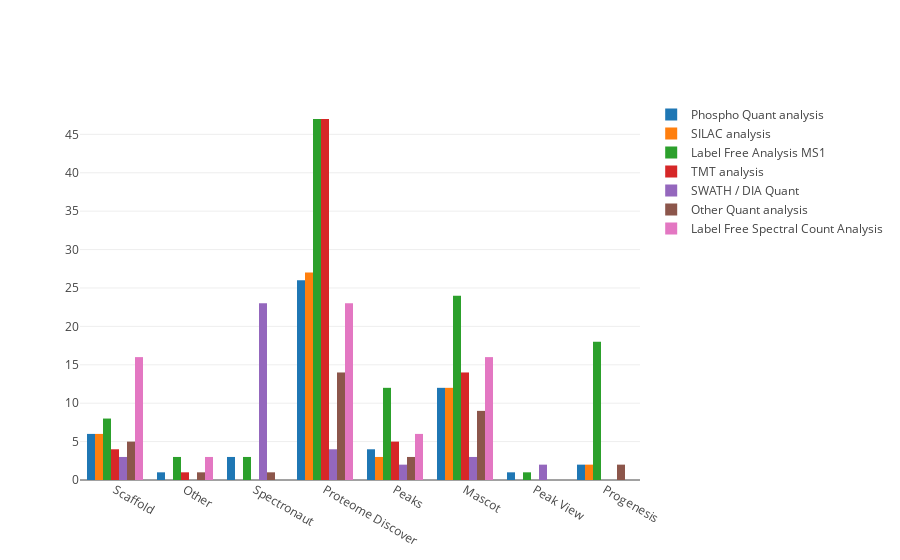

Source (notebook cell):
### Markdown cell above
## Which commercial software do you use for your Quant Analysis

These plots will show the usage of Quantification software (Commercial software).

### Code cell
question = "Which commercial software do you use for your Quant Analysis"
data = get_multioption_bar_data(data_df, question)
layout = go.Layout(barmode='group')
fig = go.Figure(data=data, layout=layout)
iplot(fig, filename='grouped-bar')

### Figure 1 — Plotly figure (JSON) as saved in the notebook; plotly's stock layout.template omitted (floating-point values rounded to 4 significant figures)
{"data": [{"name": "Phospho Quant analysis", "type": "bar", "uid": "cdfcb01c-77ab-4bff-b9cf-84dfdedd85ff", "x": ["Scaffold", "Other", "Spectronaut", "Proteome Discover", "Peaks", "Mascot ", "Peak View ", "Progenesis"], "y": [6, 1, 3, 26, 4, 12, 1, 2]}, {"name": "SILAC analysis", "type": "bar", "uid": "ed1d62c8-babf-458e-88ff-eea06d187c5b", "x": ["Scaffold", "Peaks", "Proteome Discover", "Mascot ", "Progenesis"], "y": [6, 3, 27, 12, 2]}, {"name": "Label Free Analysis MS1", "type": "bar", "uid": "df240850-8a56-4e57-b293-8bcbd6d80d89", "x": ["Scaffold", "Other", "Peaks", "Proteome Discover", "Spectronaut", "Mascot ", "Peak View ", "Progenesis"], "y": [8, 3, 12, 47, 3, 24, 1, 18]}, {"name": "TMT analysis", "type": "bar", "uid": "5331f348-a90b-42fe-92c6-246ffd5c0eb4", "x": ["Scaffold", "Other", "Peaks", "Proteome Discover", "Mascot "], "y": [4, 1, 5, 47, 14]}, {"name": "SWATH / DIA Quant", "type": "bar", "uid": "349e25c0-dc67-448b-8712-2baa027ba9f4", "x": ["Scaffold", "Spectronaut", "Proteome Discover", "Peaks", "Mascot ", "Peak View "], "y": [3, 23, 4, 2, 3, 2]}, {"name": "Other Quant analysis", "type": "bar", "uid": "bfb06a8f-3c83-4c4c-9a69-8780a44c9af2", "x": ["Scaffold", "Other", "Spectronaut", "Proteome Discover", "Peaks", "Mascot ", "Progenesis"], "y": [5, 1, 1, 14, 3, 9, 2]}, {"name": "Label Free Spectral Count Analysis", "type": "bar", "uid": "67852cd0-73ae-49d4-86cc-95128fc494c6", "x": ["Scaffold", "Other", "Peaks", "Proteome Discover", "Mascot "], "y": [16, 3, 6, 23, 16]}], "layout": {"barmode": "group"}}
